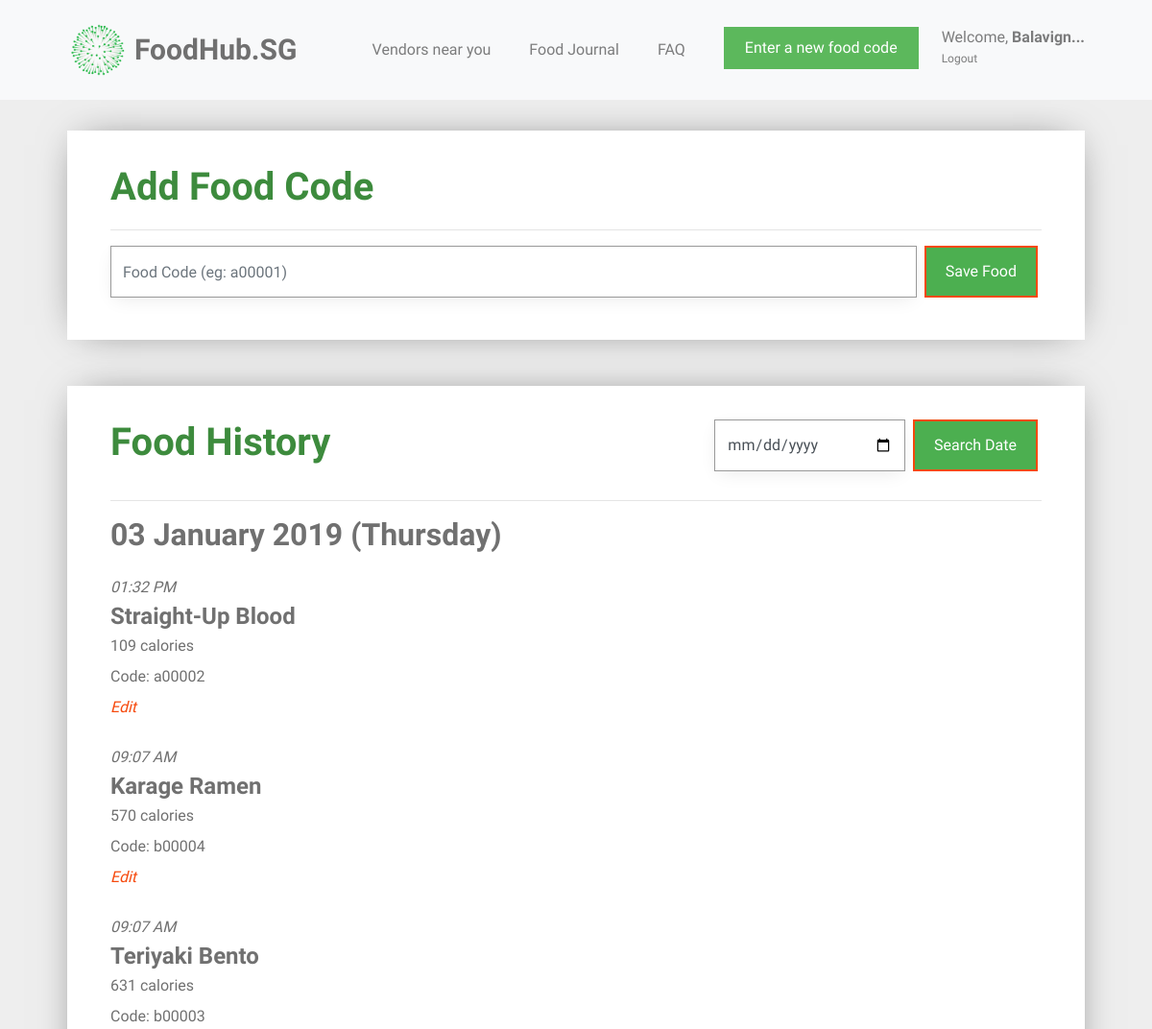
Page /food_journal (signed in, upper part) on the earlier database version.
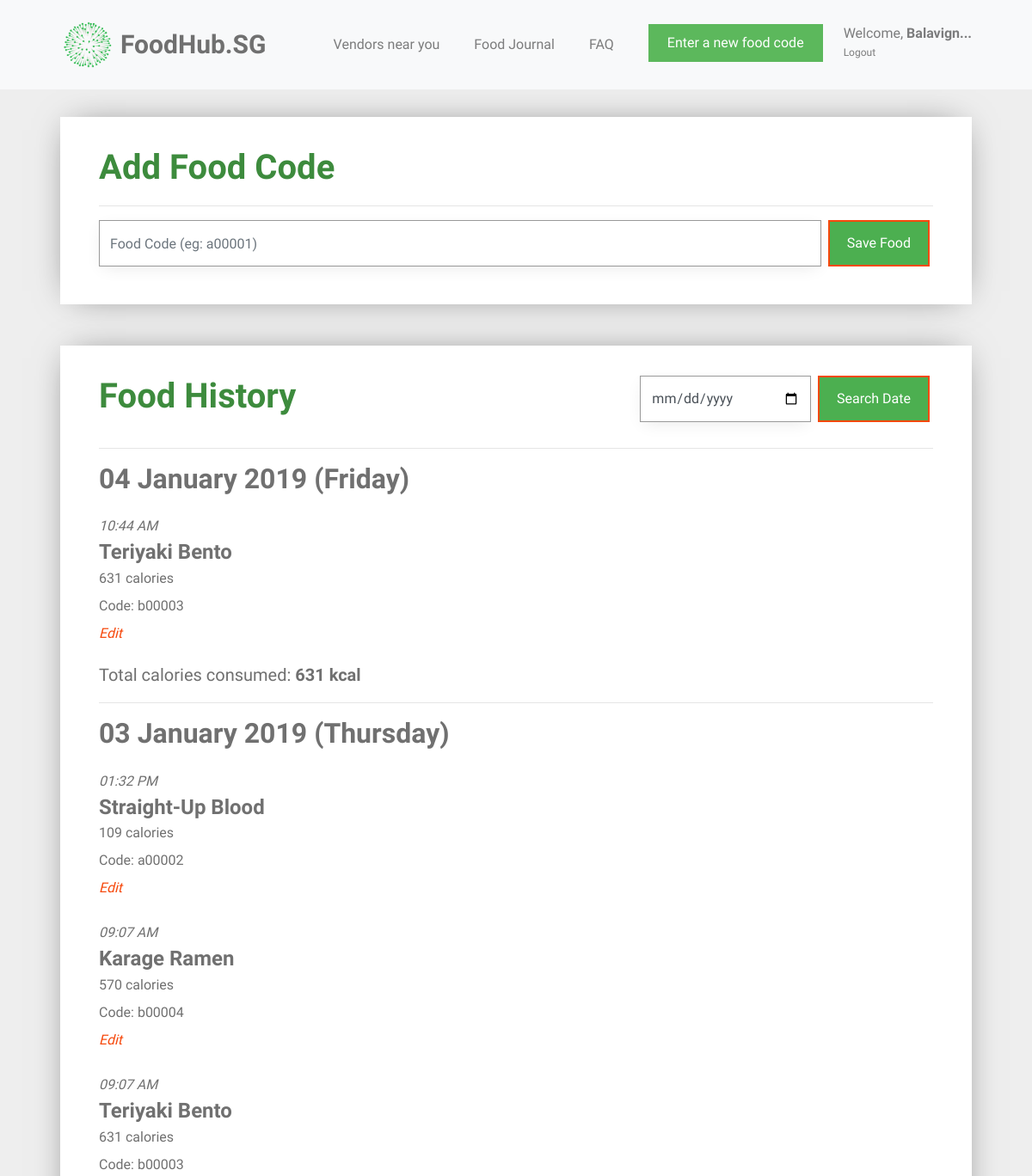
Same page on the later database version.
### tables this page shows
CREATE TABLE "food_entry" (
	`id`	INTEGER PRIMARY KEY AUTOINCREMENT,
	`creator_id`	INTEGER NOT NULL,
	`created`	TIMESTAMP NOT NULL DEFAULT (datetime('now','localtime')),
	`food_code`	VARCHAR ( 6 ) NOT NULL,
	`food_name`	TEXT NOT NULL,
	`calories`	INT NOT NULL,
	FOREIGN KEY(`creator_id`) REFERENCES `user`(`id`)
);

### foodhubsg/food.py (the view, shortened to what this page needs)
@bp.route('/food_journal', methods=('GET', 'POST'))
@login_required
def food_journal():
    db = get_db()
    food_items = db.execute(
        'SELECT f.id, creator_id, food_name, created, calories, food_code, email'
        ' FROM food_entry f JOIN user u ON f.creator_id = u.id'
        ' WHERE f.creator_id = ?'
        ' ORDER BY datetime(created) DESC',
        (g.user['id'],),
    ).fetchall()
    users = db.execute(
        'SELECT id, name, email, password, height, weight'
        ' FROM user'
        ' WHERE id = ?',
        (g.user['id'],),
    ).fetchall()
    for user in users:
        weight = user['weight']
        height = user['height']
        name = user['name']
    bmi = int(weight / height ** height)
    all_dates = []
    food_dates = []
    calories_list = []
    user_average_calories = 0
    number_of_days = 0
    if food_items == []:
        food_exists = 0
    else:
        food_exists = 1
    for food in food_items:
        food_date = food['created'].strftime('%d-%m-%y')
        all_dates.append(food_date)
    all_dates = remove_duplicates(all_dates)
    for date in all_dates:
        current_date_food = []
        current_date_calories = []
        for food in food_items:
            if date == food['created'].strftime('%d-%m-%y'):
                current_date_food.append(food)
                current_date_calories.append(food['calories'])
            else:
                continue
        food_dates.append(current_date_food)
        current_date_calories = sum(current_date_calories)
        calories_list.append(current_date_calories)
        number_of_days = len(calories_list)
        user_average_calories = int(sum(calories_list)/number_of_days)
    return render_template('food/food_journal.html',
                           food_dates=food_dates, all_dates=all_dates, calories_list=calories_list, name=name,
                           weight=weight, height=height, bmi=bmi, user_average_calories=user_average_calories,
                           number_of_days=number_of_days, food_exists=food_exists, now=datetime.utcnow())

### foodhubsg/auth.py (called while the page is built)
def login_required(view):
    @functools.wraps(view)
    def wrapped_view(**kwargs):
        if g.user is None:
            return redirect(url_for('auth.login'))
        return view(**kwargs)
    return wrapped_view

@bp.before_app_request
def load_logged_in_user():
    user_id = session.get('user_id')
    if user_id is None:
        g.user = None
    else:
        g.user = get_db().execute(
            'SELECT * FROM user WHERE id = ?', (user_id,)
        ).fetchone()

### foodhubsg/db.py (called while the page is built)
def get_db():
    if 'db' not in g:
        g.db = sqlite3.connect(
            current_app.config['DATABASE'],
            detect_types=sqlite3.PARSE_DECLTYPES
        )
        g.db.row_factory = sqlite3.Row
    return g.db

### foodhubsg/food.py (called while the page is built)
def remove_duplicates(values):
    output = []
    seen = set()
    for value in values:
        if value not in seen:
            output.append(value)
            seen.add(value)
    return output

### foodhubsg/templates/food/food_journal.html (shortened to what this page needs)
{% extends 'base.html' %}
{% block content %}
<div id="colorlib-container">
    <div class="container">
        <div class="box1">
        <div class="row row-pb-md">
            <div class="col-md-12">
                <form method="post">
                    <header id="summary-header">
                        <h1 class="font_color"><b>Add Food Code</b></h1>
                        <hr>
                    </header>
                    <div class="input-group">
                        <input name="code" id="code" class="form-control" value="{{ request.form['code'] }}" placeholder="Food Code (eg: a00001)" required>
                        <span class="input-group-btn">
                            <input type="submit" name="action" value="Save Food" class="btn btn-primary" style="background-color: #4CAF50; height: 54px; margin-left: 0.5em;">
                        </span>
                    </div>
                </form>
            </div>
        </div>
        </div>
        <div class="box1">
        <div class="row row-pb-md">
            <div class="col-md-12">
                <form method="post">
                    <header id="summary-header">
                        <div class="input-group">
                            <h1 class="font_color"><b>Food History</b></h1>
                            <input type="date" name="search-date" id="search-date" class="form-control" style="margin-left: 25em;" required>
                            <span class="input-group-btn">
                                <input type="submit" name="action" value="Search Date" class="btn btn-primary" style="background-color: #4CAF50; height: 54px; margin-left: 0.5em;">
                            </span>
                        </div>
                        <hr>
                    </header>
                </form>
                {% if food_exists == 0 %}
                    <article class="food-journal">
                        <header>
                            <div class="food-subsection">
                                <h4 style="margin-bottom: 0"><b>No food added to list</b></h4>
                            </div>
                        </header>
                    </article>
                {% else %}
                {% for date in food_dates %}
                    {% set example_food = date[0] %}
                    {% if now.year == example_food['created'].strftime('%Y') %}
                        {% set example_date = example_food['created'].strftime('%d %B (%A)') %}
                    {% else %}
                        {% set example_date = example_food['created'].strftime('%d %B %Y (%A)') %}
                    {% endif %}
                    <h2> <b>{{ example_date }}</b> </h2>
                    {% for food in date %}
                        <article class="food-journal">
                            <header>
                                <div class="food-subsection">
                                    <div id="time-created"> <i>{{ food['created'].strftime('%I:%M %p') }}</i> </div>
                                    <h4 style="margin-bottom: 0"><b>{{ food['food_name'] }}</b></h4>
                                    <p>
                                    {{ food['calories'] }} calories <br>
                                    Code: <b> {{ food['food_code'] }} </b> <br>
                                    <a class="action" href="{{ url_for('food.edit_food', id = food['id']) }}"><i>Edit</i></a>
                                    </p>
                                </div>
                            </header>
                        </article>
                    {% endfor %}
                    <h5>Total calories consumed: <b> {{ calories_list[loop.index - 1] }} kcal </b> </h5>
                    <hr>
                {% endfor %}
                {% endif %}
            </div>
            </div>
        </div>
        </div>
    </div>
{% endblock %}

Differences in the rows shown:
added food_entry: example_date "04 January 2019 (Friday)", created "10:44 AM", food_name "Teriyaki Bento", calories "631", food_code "b00003"
